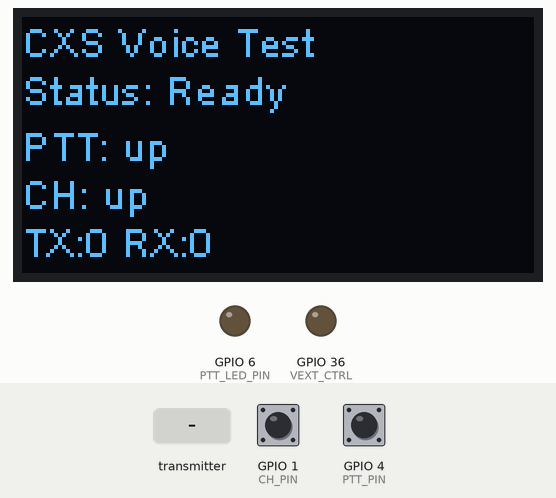
Bench run of a sketch on a simulated ESP32-S3. On the bench: 128×64 one-colour display, output pins drawn as LEDs (lit = HIGH). Inputs (shaded band) come from the test bench; at power-on: GPIO 4 (PTT_PIN) HIGH, GPIO 1 (CH_PIN) HIGH. I2S audio is not simulated (input reads silence).

Above: at 2.7 s.
2.8 s: GPIO 4 (PTT_PIN) pulled LOW for 0.15 s
At 2.89 s:
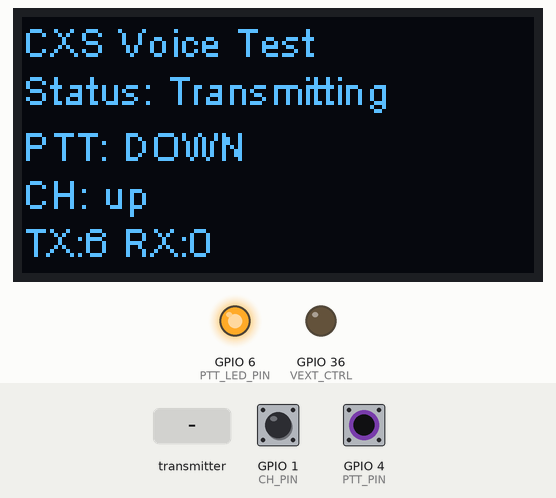
4.5 s: the transmitter starts sending seq = 0
At 5.0 s:
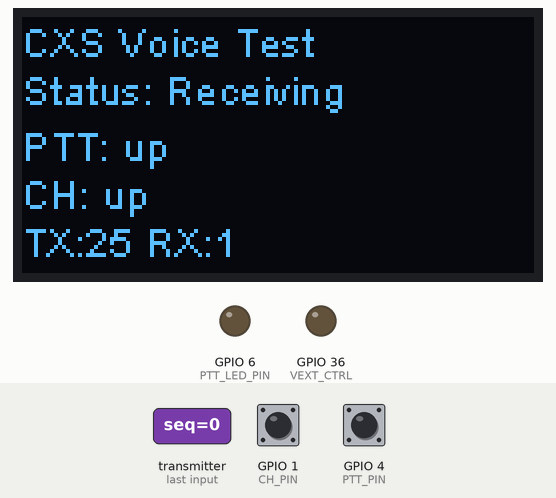
7.5 s: GPIO 1 (CH_PIN) pulled LOW for 0.15 s
At 7.68 s:
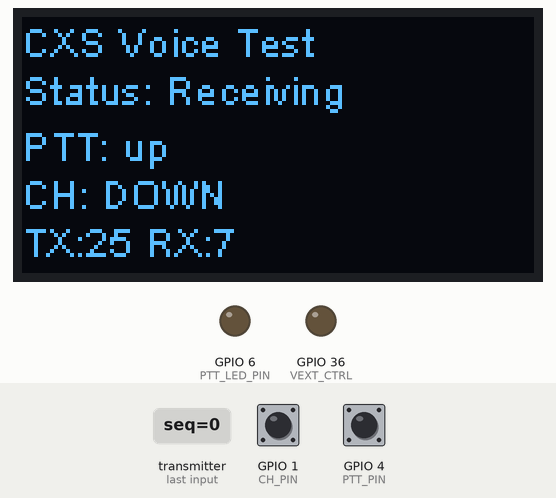
8.2 s: GPIO 4 (PTT_PIN) pulled LOW for 1 s
At 9.25 s:
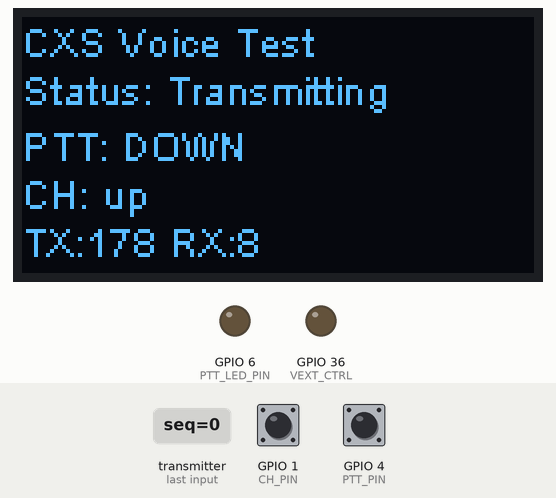
9.8 s: GPIO 4 (PTT_PIN) pulled LOW for 0.15 s
At 10.06 s:
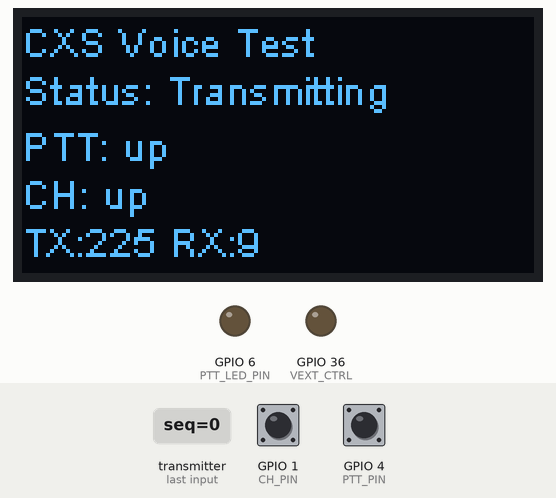
10.5 s: GPIO 1 (CH_PIN) pulled LOW for 1 s
At 11.1 s:
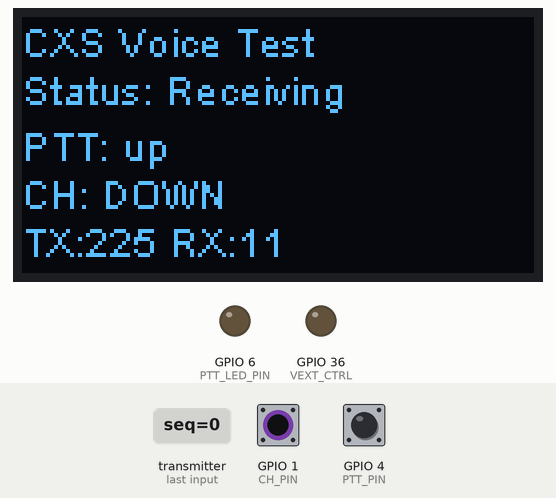
Timing chart, 0 to 13.5 s (numbered marks = the images above; inputs shaded):
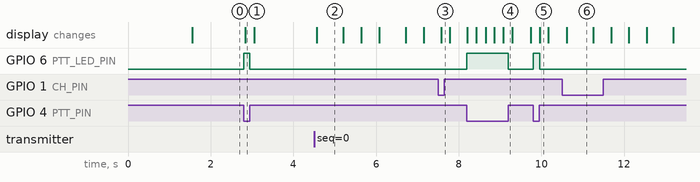

Measured:
- after the input at 2.8 s, GPIO 6 (PTT_LED_PIN): LOW → HIGH at once, → LOW 0.15 s later; the display: changes at once (image 1)
- after the input at 4.5 s, the display: changes after 0.07 s (image 2)
- after the input at 7.5 s, the display: changes after 0.08 s (image 3)
- after the input at 8.2 s, GPIO 6 (PTT_LED_PIN): LOW → HIGH at once, → LOW 1.0 s later; the display: first changes at once (image 4 shows a later state)
- after the input at 9.8 s, GPIO 6 (PTT_LED_PIN): LOW → HIGH at once, → LOW 0.17 s later; the display: changes after 0.17 s (image 5)
- after the input at 10.5 s, the display: changes after 0.11 s (image 6)
- what the display in image 2 shows lasts 0.6 s, from 4.6 s to 5.2 s

The sketch:

full_walkie_test.ino
```cpp
#include <Arduino.h>
#include <WiFi.h>
#include <esp_now.h>
#include <driver/i2s.h>
#include "HT_SSD1306Wire.h"

// ---------------- PINS ----------------

#define VEXT_CTRL     36

#define CH_PIN        1
#define PTT_PIN       4
#define PTT_LED_PIN   6
#define PWR_SW_PIN    7

#define I2S_BCLK      46
#define I2S_WS        47
#define I2S_MIC_DATA  33
#define I2S_SPK_DATA  34

// ---------------- AUDIO ----------------

#define SAMPLE_RATE          16000
#define SAMPLES_PER_PACKET   80
#define VOLUME_BOOST         3

enum AudioMode {
  MODE_NONE,
  MODE_MIC,
  MODE_SPEAKER
};

AudioMode currentAudioMode = MODE_NONE;

typedef struct {
  uint16_t seq;
  int16_t samples[SAMPLES_PER_PACKET];
} AudioPacket;

uint16_t txSeq = 0;
uint32_t txCount = 0;
uint32_t rxCount = 0;
uint32_t lastRxMs = 0;
String statusLine = "Booting";

uint8_t broadcastAddress[] = {0xFF,0xFF,0xFF,0xFF,0xFF,0xFF};

// ---------------- OLED ----------------

SSD1306Wire walkieDisplay(
  0x3c,
  500000,
  SDA_OLED,
  SCL_OLED,
  GEOMETRY_128_64,
  RST_OLED
);

void enableVE() {
  pinMode(VEXT_CTRL, OUTPUT);
  digitalWrite(VEXT_CTRL, LOW);
  delay(500);
}

void drawScreen() {
  bool ptt = digitalRead(PTT_PIN) == LOW;
  bool ch = digitalRead(CH_PIN) == LOW;

  walkieDisplay.clear();
  walkieDisplay.setTextAlignment(TEXT_ALIGN_LEFT);
  walkieDisplay.setFont(ArialMT_Plain_10);

  walkieDisplay.drawString(0, 0, "CXS Voice Test");
  walkieDisplay.drawString(0, 12, "Status: " + statusLine);
  walkieDisplay.drawString(0, 26, String("PTT: ") + (ptt ? "DOWN" : "up"));
  walkieDisplay.drawString(0, 38, String("CH: ") + (ch ? "DOWN" : "up"));
  walkieDisplay.drawString(0, 50, "TX:" + String(txCount) + " RX:" + String(rxCount));

  walkieDisplay.display();
}

// ---------------- I2S ----------------

void stopI2S() {
  if (currentAudioMode != MODE_NONE) {
    i2s_driver_uninstall(I2S_NUM_0);
  }

  currentAudioMode = MODE_NONE;
}

void setupMic() {
  if (currentAudioMode == MODE_MIC) return;

  stopI2S();

  i2s_config_t cfg = {
    .mode = (i2s_mode_t)(I2S_MODE_MASTER | I2S_MODE_RX),
    .sample_rate = SAMPLE_RATE,
    .bits_per_sample = I2S_BITS_PER_SAMPLE_32BIT,
    .channel_format = I2S_CHANNEL_FMT_ONLY_LEFT,
    .communication_format = I2S_COMM_FORMAT_STAND_I2S,
    .intr_alloc_flags = ESP_INTR_FLAG_LEVEL1,
    .dma_buf_count = 8,
    .dma_buf_len = 64,
    .use_apll = false,
    .tx_desc_auto_clear = false,
    .fixed_mclk = 0
  };

  i2s_pin_config_t pins = {
    .bck_io_num = I2S_BCLK,
    .ws_io_num = I2S_WS,
    .data_out_num = I2S_PIN_NO_CHANGE,
    .data_in_num = I2S_MIC_DATA
  };

  i2s_driver_install(I2S_NUM_0, &cfg, 0, NULL);
  i2s_set_pin(I2S_NUM_0, &pins);

  currentAudioMode = MODE_MIC;
}

void setupSpeaker() {
  if (currentAudioMode == MODE_SPEAKER) return;

  stopI2S();

  i2s_config_t cfg = {
    .mode = (i2s_mode_t)(I2S_MODE_MASTER | I2S_MODE_TX),
    .sample_rate = SAMPLE_RATE,
    .bits_per_sample = I2S_BITS_PER_SAMPLE_16BIT,
    .channel_format = I2S_CHANNEL_FMT_RIGHT_LEFT,
    .communication_format = I2S_COMM_FORMAT_STAND_I2S,
    .intr_alloc_flags = ESP_INTR_FLAG_LEVEL1,
    .dma_buf_count = 8,
    .dma_buf_len = 64,
    .use_apll = false,
    .tx_desc_auto_clear = true,
    .fixed_mclk = 0
  };

  i2s_pin_config_t pins = {
    .bck_io_num = I2S_BCLK,
    .ws_io_num = I2S_WS,
    .data_out_num = I2S_SPK_DATA,
    .data_in_num = I2S_PIN_NO_CHANGE
  };

  i2s_driver_install(I2S_NUM_0, &cfg, 0, NULL);
  i2s_set_pin(I2S_NUM_0, &pins);
  i2s_zero_dma_buffer(I2S_NUM_0);

  currentAudioMode = MODE_SPEAKER;
}

// ---------------- RADIO ----------------

void onReceive(const esp_now_recv_info_t *info, const uint8_t *data, int len) {
  if (len != sizeof(AudioPacket)) return;

  bool ptt = digitalRead(PTT_PIN) == LOW;
  if (ptt) return; // half-duplex: ignore RX while transmitting

  AudioPacket packet;
  memcpy(&packet, data, sizeof(packet));

  setupSpeaker();

  int16_t stereo[SAMPLES_PER_PACKET * 2];

  for (int i = 0; i < SAMPLES_PER_PACKET; i++) {
    int16_t s = packet.samples[i] * VOLUME_BOOST;
    stereo[i * 2] = s;
    stereo[i * 2 + 1] = s;
  }

  size_t bytesWritten;
  i2s_write(I2S_NUM_0, stereo, sizeof(stereo), &bytesWritten, 5);

  rxCount++;
  lastRxMs = millis();
  statusLine = "Receiving";
}

void setupEspNow() {
  WiFi.mode(WIFI_STA);
  WiFi.disconnect();

  if (esp_now_init() != ESP_OK) {
    statusLine = "ESP-NOW failed";
    drawScreen();
    while (true) delay(100);
  }

  esp_now_register_recv_cb(onReceive);

  esp_now_peer_info_t peerInfo = {};
  memcpy(peerInfo.peer_addr, broadcastAddress, 6);
  peerInfo.channel = 0;
  peerInfo.encrypt = false;

  if (esp_now_add_peer(&peerInfo) != ESP_OK) {
    statusLine = "Peer failed";
    drawScreen();
    while (true) delay(100);
  }

  statusLine = "Ready";
}

// ---------------- MAIN ----------------

void setup() {
  Serial.begin(115200);
  delay(1000);

  enableVE();

  pinMode(CH_PIN, INPUT_PULLUP);
  pinMode(PTT_PIN, INPUT_PULLUP);
  pinMode(PWR_SW_PIN, INPUT_PULLUP);
  pinMode(PTT_LED_PIN, OUTPUT);
  digitalWrite(PTT_LED_PIN, LOW);

  walkieDisplay.init();
  walkieDisplay.flipScreenVertically();
  walkieDisplay.clear();
  walkieDisplay.drawString(0, 0, "Starting voice...");
  walkieDisplay.display();

  setupSpeaker();
  setupEspNow();

  drawScreen();
}

void loop() {
  static bool wasPtt = false;
  static uint32_t lastScreenMs = 0;

  bool ptt = digitalRead(PTT_PIN) == LOW;
  digitalWrite(PTT_LED_PIN, ptt ? HIGH : LOW);

  if (ptt && !wasPtt) {
    setupMic();
    statusLine = "Transmitting";
  }

  if (!ptt && wasPtt) {
    setupSpeaker();
    statusLine = "Ready";
  }

  wasPtt = ptt;

  if (ptt) {
    AudioPacket packet;
    packet.seq = txSeq++;

    for (int i = 0; i < SAMPLES_PER_PACKET; i++) {
      int32_t sample32;
      size_t bytesRead;
      i2s_read(I2S_NUM_0, &sample32, sizeof(sample32), &bytesRead, portMAX_DELAY);
      packet.samples[i] = (int16_t)(sample32 >> 14);
    }

    esp_err_t result = esp_now_send(
      broadcastAddress,
      (uint8_t *)&packet,
      sizeof(packet)
    );

    if (result == ESP_OK) {
      txCount++;
      statusLine = "Transmitting";
    } else {
      statusLine = "TX failed";
    }
  }

  if (!ptt && millis() - lastRxMs > 1000 && statusLine == "Receiving") {
    statusLine = "Ready";
  }

  if (millis() - lastScreenMs > 200) {
    drawScreen();
    lastScreenMs = millis();
  }
}
```
